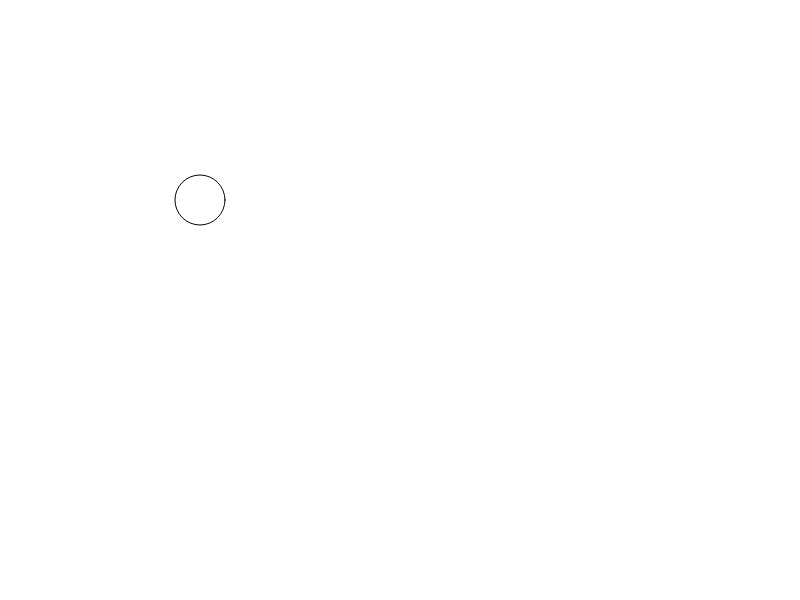
Frame 1 (no input)
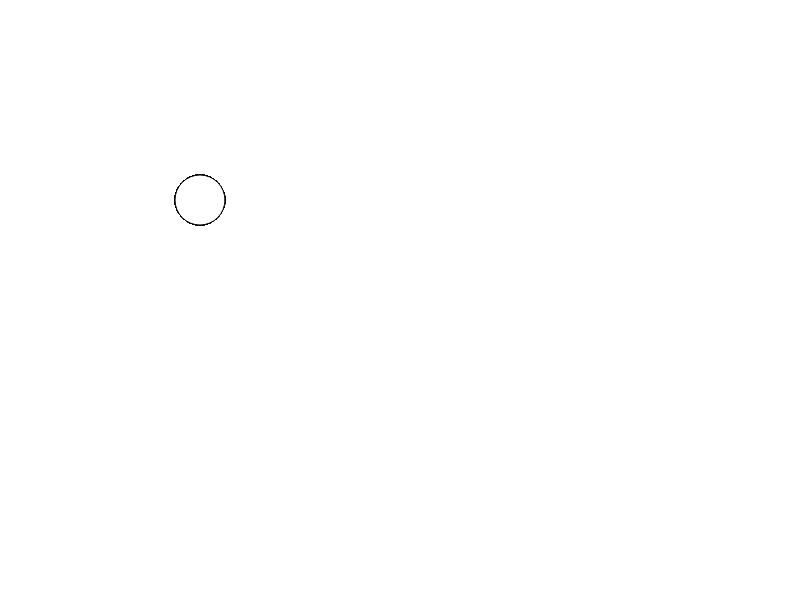
Frame 60 (no input)
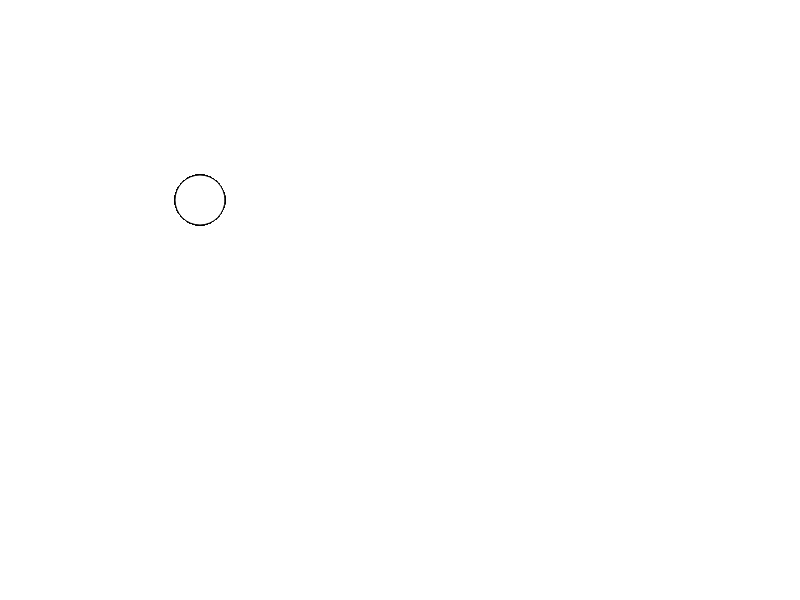
Frame 120 (the mouse pressed at the canvas centre since frame 60)

The p5.js sketch that drew these frames (run headless with seeded random() and noise() and a simulated clock; from frame 60 on, the mouse is pressed at the canvas centre):

// p5.js sketch
// ── sketch.js
function setup() {
  // put setup code here
createCanvas(800,600);
}

function draw() {
  // put drawing code here
ellipse(200,200,50,50);
}
